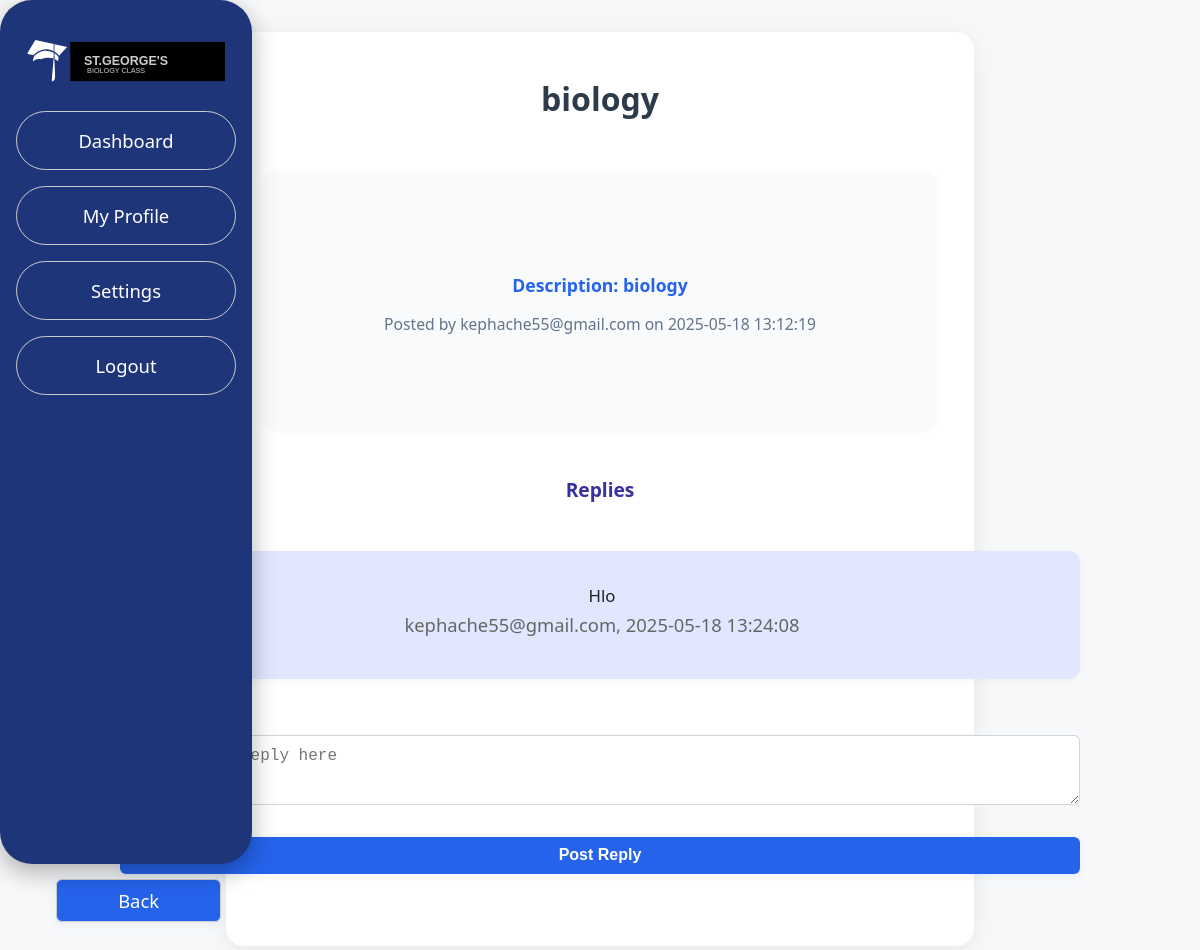
The app's page /course/1/discussion/1 (signed in) with its own data.
### website/models.py (models this page shows)
class Discussion(db.Model):
    __tablename__ = 'discussions'
    id = db.Column(db.Integer, primary_key=True)
    title = db.Column(db.String(150))
    content = db.Column(db.String(1000))
    date_posted = db.Column(db.DateTime(timezone=True), default=func.now())
    course_id = db.Column(db.Integer, db.ForeignKey('courses.id'))
    user_id = db.Column(db.Integer, db.ForeignKey('users.id'))

class User(db.Model, UserMixin):
    __tablename__ = 'users'
    id=db.Column(db.Integer, primary_key=True)
    username = db.Column(db.String(150), unique = True) #email for username
    password=db.Column(db.String(150))
    first_name = db.Column(db.String(150))
    last_name = db.Column(db.String(150))
    DOB =  db.Column(db.String(150))
    has_paid = db.Column(db.Boolean, default=False)
    user_type = db.Column(db.String(50))
    level = db.Column(db.String(50))  # 'Advanced' or 'Lower'
    student_level = db.Column(db.String(50))  # 'lower_secondary' or 'advanced'

class Reply(db.Model):
    __tablename__ = 'replies'
    id = db.Column(db.Integer, primary_key=True)
    content = db.Column(db.String(1000))
    date_posted = db.Column(db.DateTime(timezone=True), default=func.now())
    discussion_id = db.Column(db.Integer, db.ForeignKey('discussions.id'))
    user_id = db.Column(db.Integer, db.ForeignKey('users.id'))

### website/views.py (the view)
@views.route('/course/<int:course_id>/discussion/<int:discussion_id>')
@login_required
def discussion_detail(discussion_id, course_id):
    discussion = Discussion.query.get_or_404(discussion_id)
    discussion_author = User.query.get(discussion.user_id).username
    replies = db.session.query(Reply, User.username).join(User, User.id == Reply.user_id).filter(Reply.discussion_id == discussion_id).all()
    return render_template('discussion_detail.html', discussion=discussion, discussion_author=discussion_author, replies=replies, course_id=course_id)

### website/__init__.py (called while the page is built)
def create_app():
    app = Flask(__name__)
    app.config['SECRET_KEY'] = 'gvfvsvf'
    app.config["SQLALCHEMY_DATABASE_URI"]= f"sqlite:///{DB_NAME}"
    db.init_app(app)
    from .views import views
    from .auth import auth
    app.register_blueprint(views, url_prefix='/')
    app.register_blueprint(auth, url_prefix='/')
    from .models import User
    create_database(app)
    login_manager = LoginManager()
    login_manager.login_view = 'auth.login'
    login_manager.init_app(app)
    @login_manager.user_loader
    def load_user(id):
        return User.query.get(int(id))
    return app

### website/templates/discussion_detail.html (shortened to what this page needs)
<!DOCTYPE html>
<html lang="en">
    <head>
        <link rel="stylesheet" href="{{ url_for('static', filename='css/base.css') }}">
        <link rel="stylesheet" href="{{ url_for('static', filename='css/discussion.css') }}">
    </head>
    <body>
        {% include 'sidebar.html' %}
        <a href="{{ url_for('views.course_discussions', course_id=course_id) }}" class="back-button">Back</a>
        <main>
            <h1>{{ discussion.title }}</h1>
            <section class="card" id="discussion-card">
                <h3 class="discussion-description">Description: {{ discussion.content }}</h3>
                <p class="posted-by">Posted by {{ discussion_author }} on {{ discussion.date_posted }}</p>
            </section>
            <section>
                <h2>Replies</h2>
                <div>
                    {% for reply, username in replies %}
                    <div class="card options reply-div">
                        <p class="reply">{{ reply.content }}</p>
                        <p>{{ username }}, {{ reply.date_posted }}</p>
                    </div>
                    {% else %}
                    <p>No replies yet. Be the first to reply!</p>
                    {% endfor %}
                </div>
                <div id="comment-box">
                    <form class="reply-form" method="POST" action="{{ url_for('views.submit_reply', discussion_id=discussion.id, course_id=course_id) }}">
                        <textarea name="reply_content" placeholder="Write your reply here" required></textarea>
                        <button type="submit" class="submit-reply">Post Reply</button>
                    </form>
                </div>
            </section>
        </main>
    </body>
</html>

### website/templates/sidebar.html (shortened to what this page needs)
<!DOCTYPE html>
<html lang="en">
<head>
    <link rel="stylesheet" href="{{ url_for('static', filename='css/sidebar.css') }}">
</head>
<body>
    <div class="sidebar" id="sidebar">
        <a href="{{ url_for('views.home') }}">
            <img src="{{ url_for('static', filename='blacklogo.svg') }}" alt="logo">
        </a>
        <ul>
            <a href="{{ url_for('views.home') }}"><li>Dashboard</li></a>
            <a href="{{ url_for('views.account_details') }}"><li>My Profile</li></a>
            <a href="{{ url_for('views.edit_details') }}"><li>Settings</li></a>
            <a href="{{ url_for('auth.logout') }}" id="logout"><li>Logout</li></a>
        </ul>
    </div>
</body>
</html>

### website/static/css/base.css (style rules this page uses)
body { background: #f5f7fa; padding: 1rem; font-family: Helvetica, sans-serif; font-size: 1.15rem; }
a { text-decoration: none; }
form { width: 100%; }
section { margin-bottom: 3rem; display: flex; flex-direction: column; align-items: center; justify-content: center; }
main { width: 80%; margin-left: 14rem; display: flex; flex-direction: column; align-items: center; justify-content: center; }
h2 { color: #333; }
.card { width: 30rem; min-height: 16rem; margin: 2rem; border-radius: 1.5rem; padding: 1.5rem; box-sizing: border-box; background-color: rgba(255, 255, 255, 0.79); box-shadow: 0px 6px 20px rgba(0, 0, 0, 0.3); transition: transform 0.5s ease-in-out; display: flex; flex-direction: column; justify-content: center; align-items: center; text-align: center; }
h3 { color: #333; margin: 1rem 0; }
p { color: #666; margin: 0; }
.options { min-height: 8rem; }
.back-button { width: 7.8rem; text-align: center; position: fixed; bottom: 3.5rem; left: 2.5rem; background-color: #1f3579; padding: 1rem 2rem; border: 1px solid #ccc; border-radius: 2rem; text-decoration: none; color: white; transition: background 0.5s, color 0.5s; }

### website/static/css/discussion.css (style rules this page uses)
input[type="text"], textarea { width: 100%; max-width: 100%; min-width: 100%; padding: 1rem; margin: 1rem 0; border: 1px solid #dfe3e8; border-radius: 2rem; box-sizing: border-box; font-size: 1rem; }
textarea { min-height: 8rem; }
button { padding: 12px 24px; background-color: #0056b3; color: #fff; border: none; border-radius: 4px; cursor: pointer; transition: background-color 0.3s, transform 0.2s; }
.card { min-width: 42rem; }
button { border-radius: 2rem; width: 100%; background-color: #4CAF50; color: white; padding: 1rem 2rem; transition: background 0.5s; cursor: pointer; margin-top: 20px; font-size: 1.15rem; border: 1px solid #ccc; }
p { margin-bottom: 0.5rem; }
a { color: black; }
#discussion-card { width: 65%; }
section { width: 65%; }
.reply-div { min-width: 60rem; }
.reply { color: black; }
.reply-form { width: 60rem; }

### website/static/css/sidebar.css (style rules this page uses)
.sidebar { text-align: center; width: 220px; height: 100vh; position: fixed; background: #1f3579; border-radius: 2rem; padding: 2rem 1rem; color: white !important; box-shadow: 0 0.5rem 1.5rem rgba(0, 0, 0, 0.3); display: flex; flex-direction: column; align-items: center; transition: width 0.3s, left 0.3s, padding 0.3s; z-index: 1000; left: 0; top: 0; }
.sidebar a { color: white; text-decoration: none; display: block; }
.sidebar ul { list-style-type: none; width: 100%; padding: 0; margin: 0; }
.sidebar li { padding: 1rem 0.5rem; border: 1px solid #ccc; margin: 1rem 0; border-radius: 2rem; transition: background 0.5s; }
.sidebar img { width: 90%; margin: 0.5rem 0; filter: invert(1); }

### records on screen
Discussion: title "biology", content "biology", date_posted "2025-05-18 13:12:19"
User: username "kephache55@gmail.com"
Reply: content "Hlo", username "kephache55@gmail.com", date_posted "2025-05-18 13:24:08"
